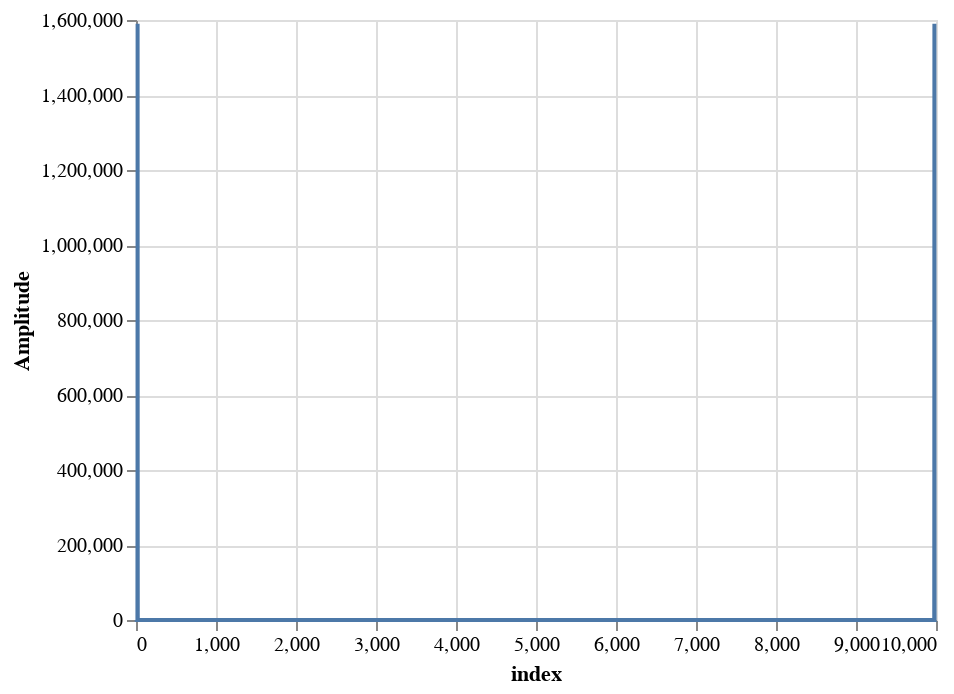

Notebook cell for this chart:
### Code cell
fft = py.fft(windowed['y'])
fft1 = np.absolute(fft)
fft2 = np.square(fft1)
fft3 = pd.DataFrame(fft2, columns=['Amplitude'])
alt.Chart(fft3.reset_index()).mark_line().encode(
    alt.X('index:Q',
        
    ),
    y='Amplitude:Q'
)

### Figure 1 — Vega-Lite specification as saved in the notebook (floating-point values rounded to 4 significant figures; data arrays with more than 128 entries replaced by an {"elided": "..."} marker saying what was removed)
{"config": {"view": {"continuousWidth": 400, "continuousHeight": 300}}, "data": {"name": "data-469fb1cb69f43c4a5dd1ca6b6a178cb3"}, "mark": "line", "encoding": {"x": {"type": "quantitative", "field": "index"}, "y": {"type": "quantitative", "field": "Amplitude"}}, "$schema": "https://vega.github.io/schema/vega-lite/v4.8.1.json", "datasets": {"data-469fb1cb69f43c4a5dd1ca6b6a178cb3": {"elided": "10000 records"}}}
